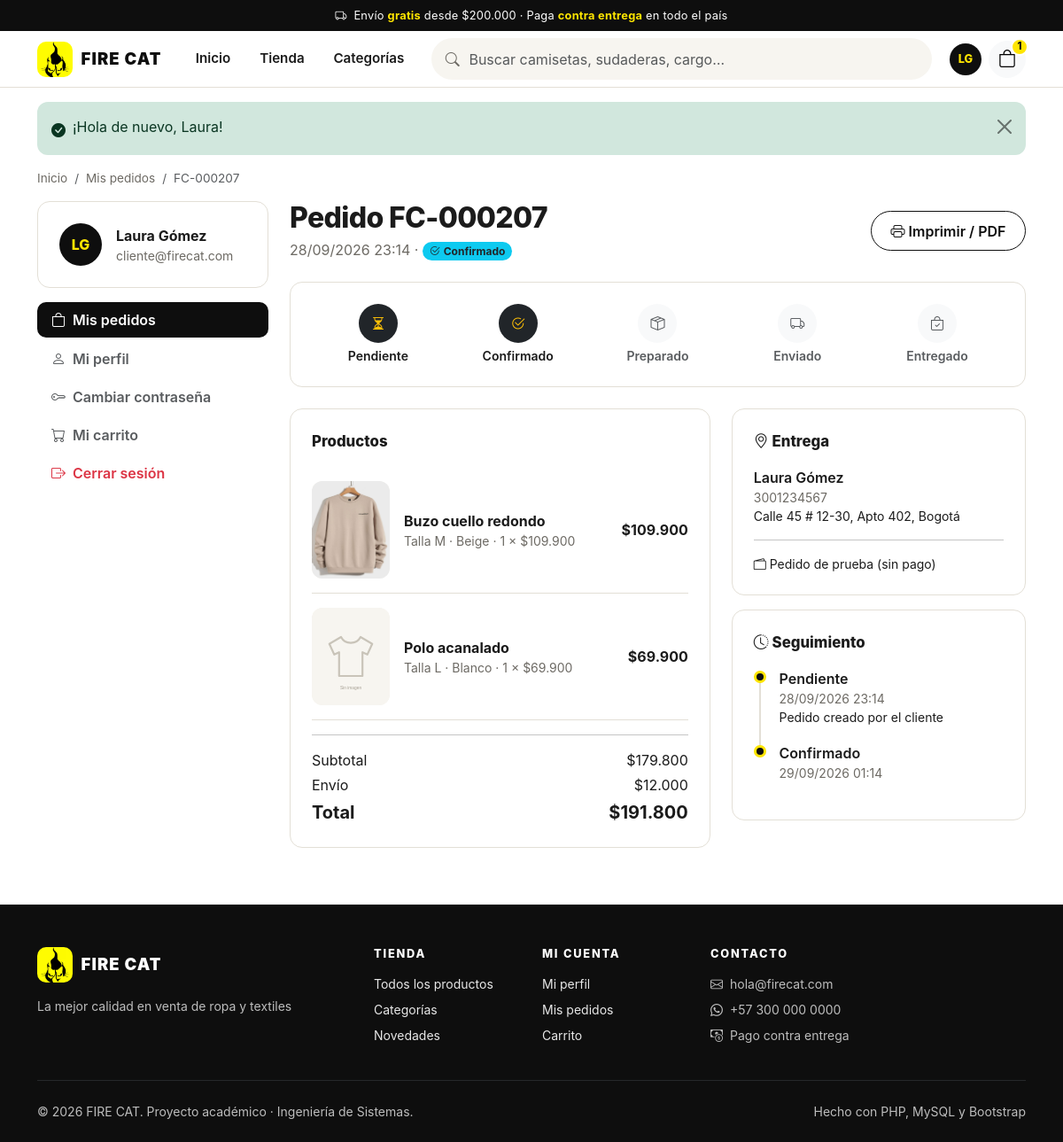
Page /pedido.php?id=207 (signed in) on the committed database.
### tables this page shows
CREATE TABLE usuarios (
    id                    INT UNSIGNED NOT NULL AUTO_INCREMENT,
    nombre                VARCHAR(60)  NOT NULL,
    apellido              VARCHAR(60)  NOT NULL,
    email                 VARCHAR(120) NOT NULL,
    password_hash         VARCHAR(255) NOT NULL,
    telefono              VARCHAR(20)  NULL,
    direccion             VARCHAR(160) NULL,
    ciudad                VARCHAR(80)  NULL,
    rol                   ENUM('administrador','cliente') NOT NULL DEFAULT 'cliente',
    estado                ENUM('activo','inactivo')       NOT NULL DEFAULT 'activo',
    debe_cambiar_password TINYINT(1)   NOT NULL DEFAULT 0,
    ultimo_acceso         DATETIME     NULL,
    fecha_registro        DATETIME     NOT NULL DEFAULT CURRENT_TIMESTAMP,
    fecha_actualizacion   DATETIME     NOT NULL DEFAULT CURRENT_TIMESTAMP ON UPDATE CURRENT_TIMESTAMP,
    PRIMARY KEY (id),
    UNIQUE KEY uq_usuarios_email (email),
    KEY idx_usuarios_rol_estado (rol, estado)
);

CREATE TABLE pedidos (
    id                  INT UNSIGNED  NOT NULL AUTO_INCREMENT,
    codigo              VARCHAR(20)   NULL,
    usuario_id          INT UNSIGNED  NOT NULL,
    subtotal            DECIMAL(12,2) NOT NULL,
    costo_envio         DECIMAL(10,2) NOT NULL DEFAULT 0,
    total               DECIMAL(12,2) NOT NULL,
    estado              ENUM('pendiente','confirmado','preparado','enviado','entregado','cancelado')
                        NOT NULL DEFAULT 'pendiente',
    metodo_pago         ENUM('contra_entrega','pedido_prueba') NOT NULL DEFAULT 'contra_entrega',
    pago_con            DECIMAL(12,2) NULL COMMENT 'Efectivo con el que pagará (para calcular el cambio)',
    nombre_destinatario VARCHAR(120)  NOT NULL,
    telefono_entrega    VARCHAR(20)   NOT NULL,
    direccion_entrega   VARCHAR(160)  NOT NULL,
    ciudad_entrega      VARCHAR(80)   NOT NULL,
    notas               VARCHAR(255)  NULL,
    fecha_pedido        DATETIME      NOT NULL DEFAULT CURRENT_TIMESTAMP,
    fecha_actualizacion DATETIME      NOT NULL DEFAULT CURRENT_TIMESTAMP ON UPDATE CURRENT_TIMESTAMP,
    PRIMARY KEY (id),
    UNIQUE KEY uq_pedidos_codigo (codigo),
    KEY idx_pedidos_usuario (usuario_id),
    KEY idx_pedidos_estado_fecha (estado, fecha_pedido),
    KEY idx_pedidos_fecha (fecha_pedido),
    CONSTRAINT chk_pedidos_totales CHECK (subtotal >= 0 AND total >= 0 AND costo_envio >= 0),
    CONSTRAINT fk_pedidos_usuario FOREIGN KEY (usuario_id)
        REFERENCES usuarios (id) ON DELETE RESTRICT ON UPDATE CASCADE
);

CREATE TABLE pedido_detalle (
    id              INT UNSIGNED      NOT NULL AUTO_INCREMENT,
    pedido_id       INT UNSIGNED      NOT NULL,
    producto_id     INT UNSIGNED      NOT NULL,
    variante_id     INT UNSIGNED      NOT NULL,
    nombre_producto VARCHAR(120)      NOT NULL,
    talla           VARCHAR(10)       NOT NULL,
    color           VARCHAR(30)       NOT NULL,
    cantidad        SMALLINT UNSIGNED NOT NULL,
    precio_unitario DECIMAL(10,2)     NOT NULL,
    costo_unitario  DECIMAL(12,2)     NULL COMMENT 'Costo de fabricación estimado al momento de la venta',
    subtotal        DECIMAL(12,2)     NOT NULL,
    PRIMARY KEY (id),
    KEY idx_pedido_detalle_pedido (pedido_id),
    KEY idx_pedido_detalle_producto (producto_id),
    KEY idx_pedido_detalle_variante (variante_id),
    CONSTRAINT chk_pedido_detalle CHECK (cantidad > 0 AND precio_unitario >= 0),
    CONSTRAINT fk_pedido_detalle_pedido FOREIGN KEY (pedido_id)
        REFERENCES pedidos (id) ON DELETE CASCADE ON UPDATE CASCADE,
    CONSTRAINT fk_pedido_detalle_producto FOREIGN KEY (producto_id)
        REFERENCES productos (id) ON DELETE RESTRICT ON UPDATE CASCADE,
    CONSTRAINT fk_pedido_detalle_variante FOREIGN KEY (variante_id)
        REFERENCES variantes_producto (id) ON DELETE RESTRICT ON UPDATE CASCADE
);

CREATE TABLE productos (
    id                  INT UNSIGNED  NOT NULL AUTO_INCREMENT,
    categoria_id        INT UNSIGNED  NOT NULL,
    nombre              VARCHAR(120)  NOT NULL,
    descripcion         TEXT          NULL,
    precio              DECIMAL(10,2) NOT NULL,
    imagen              VARCHAR(255)  NULL,
    destacado           TINYINT(1)    NOT NULL DEFAULT 0,
    estado              ENUM('activo','inactivo') NOT NULL DEFAULT 'activo',
    fecha_creacion      DATETIME      NOT NULL DEFAULT CURRENT_TIMESTAMP,
    fecha_actualizacion DATETIME      NOT NULL DEFAULT CURRENT_TIMESTAMP ON UPDATE CURRENT_TIMESTAMP,
    PRIMARY KEY (id),
    KEY idx_productos_categoria (categoria_id),
    KEY idx_productos_estado (estado, destacado),
    KEY idx_productos_nombre (nombre),
    CONSTRAINT chk_productos_precio CHECK (precio > 0),
    CONSTRAINT fk_productos_categoria FOREIGN KEY (categoria_id)
        REFERENCES categorias (id) ON DELETE RESTRICT ON UPDATE CASCADE
);

CREATE TABLE pedido_historial (
    id              INT UNSIGNED NOT NULL AUTO_INCREMENT,
    pedido_id       INT UNSIGNED NOT NULL,
    estado_anterior VARCHAR(20)  NULL,
    estado_nuevo    VARCHAR(20)  NOT NULL,
    usuario_id      INT UNSIGNED NULL COMMENT 'Quién realizó el cambio',
    comentario      VARCHAR(255) NULL,
    fecha           DATETIME     NOT NULL DEFAULT CURRENT_TIMESTAMP,
    PRIMARY KEY (id),
    KEY idx_pedido_historial_pedido (pedido_id),
    CONSTRAINT fk_pedido_historial_pedido FOREIGN KEY (pedido_id)
        REFERENCES pedidos (id) ON DELETE CASCADE ON UPDATE CASCADE,
    CONSTRAINT fk_pedido_historial_usuario FOREIGN KEY (usuario_id)
        REFERENCES usuarios (id) ON DELETE SET NULL ON UPDATE CASCADE
);

### pedido.php (the view, shortened to what the rows shown need)
<?php
require __DIR__ . '/includes/bootstrap.php';
$usuario = requerir_login();
$id = es_post() ? post_int('pedido_id') : get_int('id');
$pedido = fila('SELECT * FROM pedidos WHERE id = ? AND usuario_id = ?', [$id, $usuario['id']]);
$items = pedido_items((int) $pedido['id']);
$historial = pedido_historial((int) $pedido['id']);
require __DIR__ . '/includes/header.php';
?>
<div class="container">
    <nav aria-label="breadcrumb" class="no-imprimir"><ol class="breadcrumb">
        <li class="breadcrumb-item"><a href="<?= url('index.php') ?>">Inicio</a></li>
        <li class="breadcrumb-item"><a href="<?= url('mis_pedidos.php') ?>">Mis pedidos</a></li>
        <li class="breadcrumb-item active"><?= e($pedido['codigo']) ?></li>
    </ol></nav>
    <div class="row g-4">
        <aside class="col-lg-3 no-imprimir"><?php require __DIR__ . '/includes/partials/menu_cuenta.php'; ?></aside>
        <section class="col-lg-9">
            <div class="d-flex flex-wrap justify-content-between align-items-center gap-2 mb-4">
                <div>
                    <h1 class="h2 mb-1">Pedido <?= e($pedido['codigo']) ?></h1>
                    <div class="text-muted-fc"><?= fecha($pedido['fecha_pedido']) ?> · <?= estado_pedido_badge($pedido['estado']) ?></div>
                </div>
            </div>
            <div class="row g-4">
                <div class="col-md-7">
                    <div class="caja">
                        <?php foreach ($items as $i): ?>
                            <div class="item-carrito d-flex gap-3 align-items-center">
                                <img src="<?= imagen_url($i['imagen']) ?>" alt="" class="no-imprimir">
                                <div class="flex-grow-1">
                                    <div class="fw-bold"><?= e($i['nombre_producto']) ?></div>
                                    <div class="small text-muted-fc">Talla <?= e($i['talla']) ?> · <?= e($i['color']) ?> · <?= (int) $i['cantidad'] ?> × <?= precio($i['precio_unitario']) ?></div>
                                </div>
                                <div class="fw-bold"><?= precio($i['subtotal']) ?></div>
                            </div>
                        <?php endforeach; ?>
                        <div class="d-flex justify-content-between mb-1"><span>Subtotal</span><span><?= precio($pedido['subtotal']) ?></span></div>
                        <div class="d-flex justify-content-between mb-1"><span>Envío</span><span><?= (float) $pedido['costo_envio'] > 0 ? precio($pedido['costo_envio']) : 'Gratis' ?></span></div>
                        <div class="d-flex justify-content-between fw-bold fs-5"><span>Total</span><span><?= precio($pedido['total']) ?></span></div>
                    </div>
                </div>
                <div class="col-md-5">
                    <div class="caja mb-3">
                        <div class="caja-titulo"><i class="bi bi-geo-alt me-1"></i>Entrega</div>
                        <div class="fw-semibold"><?= e($pedido['nombre_destinatario']) ?></div>
                        <div class="small text-muted-fc"><?= e($pedido['telefono_entrega']) ?></div>
                        <div class="small"><?= e($pedido['direccion_entrega']) ?>, <?= e($pedido['ciudad_entrega']) ?></div>
                        <hr>
                        <div class="small"><i class="bi bi-wallet2 me-1"></i><?= e(METODOS_PAGO[$pedido['metodo_pago']] ?? '') ?></div>
                    </div>
                    <div class="caja">
                        <ul class="linea-tiempo mb-0">
                            <?php foreach ($historial as $h): ?>
                                <li>
                                    <div class="fw-semibold"><?= e(estado_pedido_texto($h['estado_nuevo'])) ?></div>
                                    <div class="small text-muted-fc"><?= fecha($h['fecha']) ?></div>
                                    <?php if ($h['comentario']): ?><div class="small"><?= e($h['comentario']) ?></div><?php endif; ?>
                                </li>
                            <?php endforeach; ?>
                        </ul>
                    </div>
                </div>
            </div>
        </section>
    </div>
</div>
<?php require __DIR__ . '/includes/footer.php'; ?>

### includes/header.php (shortened to what the rows shown need)
<?php defined('ROOT_PATH') || exit('Acceso directo no permitido.');
$usuario = usuario_actual();
?>
<!DOCTYPE html>
<html lang="es">
<head>
    <link rel="stylesheet" href="<?= asset('assets/vendor/bootstrap/bootstrap.min.css') ?>">
    <link rel="stylesheet" href="<?= asset('assets/vendor/bootstrap-icons/bootstrap-icons.min.css') ?>">
    <link rel="stylesheet" href="<?= asset('assets/css/tienda.css') ?>">
</head>
<body>
<nav class="navbar navbar-expand-lg navbar-fc sticky-top py-2" aria-label="Navegación principal">
    <div class="container">
        <div class="d-flex align-items-center gap-1 order-lg-3 ms-auto ms-lg-0">
            <?php if ($usuario): ?>
                <div class="dropdown">
                    <button class="btn btn-link p-0 border-0 ms-1" data-bs-toggle="dropdown" aria-expanded="false" aria-label="Mi cuenta">
                        <span class="avatar"><?= e(iniciales($usuario['nombre'], $usuario['apellido'])) ?></span>
                    </button>
                </div>
            <?php endif; ?>
        </div>
    </div>
</nav>
<main id="contenido">

### includes/partials/menu_cuenta.php (shortened to what the rows shown need)
<div class="caja mb-3 d-flex align-items-center gap-3 no-imprimir">
    <span class="avatar" style="width:48px;height:48px;font-size:1rem"><?= e(iniciales($usuario['nombre'], $usuario['apellido'])) ?></span>
    <div class="overflow-hidden">
        <div class="fw-bold text-truncate"><?= e($usuario['nombre'] . ' ' . $usuario['apellido']) ?></div>
        <div class="small text-muted-fc text-truncate"><?= e($usuario['email']) ?></div>
    </div>
</div>

### rows in the picture
usuarios: iniciales($usuario['nombre'], $usuario['apellido']) "LG", nombre+apellido "Laura Gómez", email "cliente@firecat.com"
pedidos: codigo "FC-000207", fecha_pedido "28/09/2026 23:14", estado "confirmado" (drawn), subtotal "$179.800", costo_envio "$12.000", total "$191.800", nombre_destinatario "Laura Gómez", telefono_entrega "3001234567", direccion_entrega "Calle 45 # 12-30, Apto 402", ciudad_entrega "Bogotá", metodo_pago "Pedido de prueba (sin pago)"
pedido_detalle: producto.imagen (picture), nombre_producto "Buzo cuello redondo", talla "M", color "Beige", cantidad "1", precio_unitario "$109.900", subtotal "$109.900"
pedido_detalle: shows a picture, nombre_producto "Polo acanalado", talla "L", color "Blanco", cantidad "1", precio_unitario "$69.900", subtotal "$69.900"
pedido_historial: estado_nuevo "Pendiente", fecha "28/09/2026 23:14", comentario "Pedido creado por el cliente"
pedido_historial: estado_nuevo "Confirmado", fecha "29/09/2026 01:14"

### other values in the picture
precio($envioGratis) "$200.000"
$nombreTienda "FIRE CAT"
$totalCarrito "1"
$texto "Inicio"
$texto "Tienda"
$texto "Categorías"
$f['mensaje'] "¡Hola de nuevo, Laura!"
$texto "Confirmado"
$texto "Pendiente"
$texto "Preparado"
$texto "Enviado"
$texto "Entregado"
ajuste('eslogan', 'Ropa urbana con actitud.') "La mejor calidad en venta de ropa y textiles"
ajuste('email_contacto') "hola@firecat.com"
ajuste('telefono_contacto') "+57 300 000 0000"
